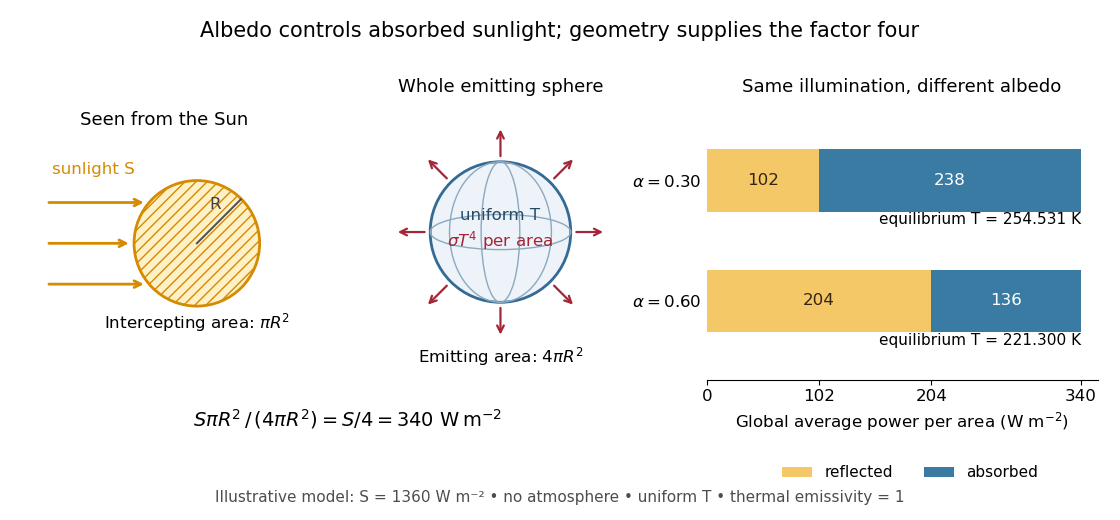

This chart was generated by the following Python code:
"""Write albedo-planet-energy-balance.png in CWD.

Tested with Python 3.14.4, NumPy 2.3.5 and Matplotlib 3.10.7.
An illustrative atmosphere-free planet has uniform temperature, prescribed
solar-band reflection, and thermal emissivity one; this is not an Earth forecast.
"""

import matplotlib

matplotlib.use("Agg")
import matplotlib.pyplot as plt
from matplotlib.patches import Circle, Ellipse
import numpy as np


def main():
    plt.rcParams.update({"font.size": 12, "figure.facecolor": "white"})
    solar, sigma = 1360.0, 5.670374419e-8
    albedos = np.array([0.3, 0.6])
    incoming = solar / 4
    reflected = incoming * albedos
    absorbed = incoming * (1 - albedos)
    temperatures = (absorbed / sigma) ** 0.25
    assert np.allclose(reflected + absorbed, incoming)
    assert np.allclose(temperatures, [254.531364159, 221.300193129], atol=1e-8)

    fig = plt.figure(figsize=(11.2, 5.2), dpi=100)
    grid = fig.add_gridspec(1, 3, width_ratios=[1.0, 1.0, 1.5],
                           left=0.03, right=0.98, bottom=0.27,
                           top=0.77, wspace=0.25)
    sun_color, thermal_color = "#d58a00", "#a32638"
    disk = fig.add_subplot(grid[0, 0])
    disk.add_patch(Circle((0, 0), 1, facecolor="#fff1c7",
                          edgecolor=sun_color, lw=2, hatch="///"))
    for y in [-0.65, 0, 0.65]:
        end = -np.sqrt(1 - y*y)
        disk.annotate("", xy=(end - 0.04, y), xytext=(-2.4, y),
                      arrowprops={"arrowstyle": "->", "color": sun_color, "lw": 2})
    disk.plot([0, 0.70], [0, 0.70], color="0.3", lw=1.4)
    disk.text(0.20, 0.55, "R", color="0.25")
    disk.text(-1.65, 1.10, "sunlight S", ha="center", color=sun_color)
    disk.text(0, -1.35, r"Intercepting area: $\pi R^2$", ha="center")
    disk.set_title("Seen from the Sun", pad=20, fontsize=13)
    disk.set(xlim=(-2.6, 1.55), ylim=(-1.65, 1.45), aspect="equal")
    disk.axis("off")

    sphere = fig.add_subplot(grid[0, 1])
    sphere.add_patch(Circle((0, 0), 1, facecolor="#edf3f8",
                            edgecolor="#346a94", lw=2))
    for width in [0.55, 1.45]:
        sphere.add_patch(Ellipse((0, 0), width, 2, fill=False,
                                 edgecolor="#8ba9bf", lw=1))
    sphere.add_patch(Ellipse((0, 0), 2, 0.5, fill=False,
                             edgecolor="#8ba9bf", lw=1))
    for theta in np.linspace(0, 2*np.pi, 8, endpoint=False):
        v = np.array([np.cos(theta), np.sin(theta)])
        sphere.annotate("", xy=1.50*v, xytext=1.04*v,
                        arrowprops={"arrowstyle": "->", "color": thermal_color, "lw": 1.6})
    sphere.text(0, 0.17, "uniform T", ha="center", color="#254a66")
    sphere.text(0, -0.20, r"$\sigma T^4$ per area", ha="center", color=thermal_color)
    sphere.text(0, -1.85, r"Emitting area: $4\pi R^2$", ha="center")
    sphere.set_title("Whole emitting sphere", pad=20, fontsize=13)
    sphere.set(xlim=(-1.85, 1.85), ylim=(-2.10, 1.60), aspect="equal")
    sphere.axis("off")

    ax = fig.add_subplot(grid[0, 2])
    yy = np.array([1.0, 0.0])
    ax.barh(yy, reflected, color="#f4c767", label="reflected", height=0.52)
    ax.barh(yy, absorbed, left=reflected, color="#3a7ba4", label="absorbed", height=0.52)
    for y, a, r, q, t in zip(yy, albedos, reflected, absorbed, temperatures):
        ax.text(r/2, y, f"{r:.0f}", ha="center", va="center", color="#332511")
        ax.text(r+q/2, y, f"{q:.0f}", ha="center", va="center", color="white")
        ax.text(340, y-0.36, f"equilibrium T = {t:.3f} K", ha="right", fontsize=11)
    ax.set(yticks=yy, yticklabels=[r"$\alpha=0.30$", r"$\alpha=0.60$"],
           xlim=(0, 355), ylim=(-0.65, 1.50), xticks=[0, 102, 204, 340],
           xlabel=r"Global average power per area (W m$^{-2}$)")
    ax.set_title("Same illumination, different albedo", pad=20, fontsize=13)
    ax.spines[["top", "right", "left"]].set_visible(False)
    ax.tick_params(axis="y", length=0)
    ax.legend(loc="lower center", bbox_to_anchor=(0.52, -0.44),
              ncol=2, frameon=False, fontsize=11)
    fig.suptitle("Albedo controls absorbed sunlight; geometry supplies the factor four",
                 y=0.96, fontsize=15)
    fig.text(0.31, 0.18,
             r"$S\pi R^2\, /\,(4\pi R^2)=S/4=340\ \mathrm{W\,m^{-2}}$",
             ha="center", fontsize=14)
    fig.text(0.5, 0.035,
             "Illustrative model: S = 1360 W m⁻² • no atmosphere • uniform T • thermal emissivity = 1",
             ha="center", fontsize=11, color="0.3")
    fig.savefig("albedo-planet-energy-balance.png", facecolor="white", transparent=False)
    plt.close(fig)
    print("Fixed albedos:", list(zip(albedos.tolist(), temperatures.tolist())))


if __name__ == "__main__":
    main()
